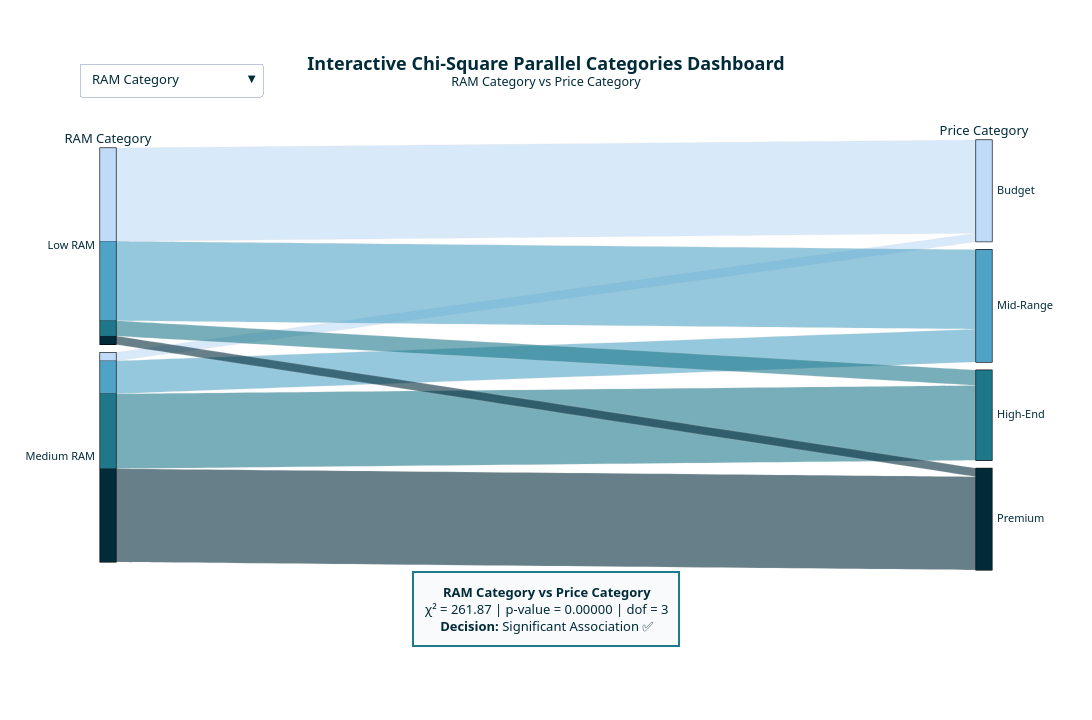

The notebook cell this image was saved under:
### Markdown cell above
The Chi-Square Test of Independence is used to determine whether two categorical variables are significantly associated. In this analysis, the relationship between RAM Category and Storage Category is examined to understand whether smartphone manufacturers tend to pair specific RAM configurations with particular storage capacities.

### Code cell
chi_df = df.copy()

def num(col):
    return pd.to_numeric(
        chi_df[col].astype(str).str.extract(r"(\d+\.?\d*)")[0],
        errors="coerce"
    )

chi_df["Price_Category"] = pd.qcut(
    num("Price"),
    q=4,
    labels=["Budget","Mid-Range","High-End","Premium"]
)

chi_df["RAM_Category"] = pd.cut(
    num("RAM"),
    bins=[0,4,8,12,20],
    labels=["Low RAM","Medium RAM","High RAM","Flagship RAM"]
)

chi_df["Storage_Category"] = pd.cut(
    num("Memory"),
    bins=[0,64,128,256,1024],
    labels=["Low Storage","Medium Storage","High Storage","Ultra Storage"]
)

chi_df["Battery_Category"] = pd.cut(
    num("Battery_"),
    bins=[0,4000,5000,6000,10000],
    labels=["Low Battery","Standard Battery","High Battery","Ultra Battery"]
)

chi_df["Rear_Camera_Category"] = pd.cut(
    num("Rear Camera"),
    bins=[0,13,48,64,200],
    labels=["Basic Rear","Standard Rear","Advanced Rear","Premium Rear"]
)

chi_df["Front_Camera_Category"] = pd.cut(
    num("Front Camera"),
    bins=[0,8,16,32,100],
    labels=["Basic Front","Standard Front","Advanced Front","Premium Front"]
)

if "Colour_Group" not in chi_df.columns:
    def group_color(x):
        x = str(x).lower()
        if "black" in x: return "Black"
        elif "blue" in x: return "Blue"
        elif "green" in x: return "Green"
        elif "white" in x: return "White"
        elif "grey" in x or "gray" in x: return "Grey"
        elif "gold" in x: return "Gold"
        elif "purple" in x: return "Purple"
        elif "silver" in x: return "Silver"
        elif "red" in x: return "Red"
        else: return "Other"
    chi_df["Colour_Group"] = chi_df["Colour"].apply(group_color)

def processor_family(x):
    x = str(x).lower()
    if "ios" in x: return "IOS"
    elif "snapdragon" in x or "qualcomm" in x: return "Snapdragon"
    elif "dimensity" in x: return "Dimensity"
    elif "helio" in x: return "Helio"
    elif "exynos" in x: return "Exynos"
    elif "unisoc" in x or "spreadtrum" in x: return "Unisoc / Spreadtrum"
    elif "mediatek" in x: return "MediaTek"
    else: return "Other"

chi_df["Processor_Family"] = chi_df["Processor_"].apply(processor_family)

features = {
    "RAM Category": "RAM_Category",
    "Storage Category": "Storage_Category",
    "Battery Category": "Battery_Category",
    "Rear Camera Category": "Rear_Camera_Category",
    "Front Camera Category": "Front_Camera_Category",
    "Processor Family": "Processor_Family",
    "Color Group": "Colour_Group"
}

price_codes = chi_df["Price_Category"].cat.codes

fig = go.Figure()
buttons = []
annotations = []

for i, (name, col) in enumerate(features.items()):
    temp = chi_df[[col, "Price_Category"]].dropna()

    table = pd.crosstab(temp[col], temp["Price_Category"])
    chi2, p, dof, expected = chi2_contingency(table)

    decision = "Significant Association ✅" if p < 0.05 else "No Significant Association ❌"

    fig.add_trace(go.Parcats(
        dimensions=[
            dict(label=name, values=temp[col].astype(str)),
            dict(label="Price Category", values=temp["Price_Category"].astype(str))
        ],
        line=dict(
            color=temp["Price_Category"].astype("category").cat.codes,
            colorscale=[
                [0.00, "#BFDBF7"],
                [0.33, "#4FA3C8"],
                [0.66, "#1F7A8C"],
                [1.00, "#022B3A"]
            ],
            showscale=False
        ),
        arrangement="freeform",
        visible=(i == 0)
    ))

    annotations.append(dict(
        text=f"<b>{name} vs Price Category</b><br>χ² = {chi2:.2f} | p-value = {p:.5f} | dof = {dof}<br><b>Decision:</b> {decision}",
        x=0.5,
        y=-0.18,
        xref="paper",
        yref="paper",
        showarrow=False,
        align="center",
        font=dict(size=13, color="#022B3A"),
        bgcolor="#F8FAFC",
        bordercolor="#1F7A8C",
        borderwidth=2,
        borderpad=10
    ))

for i, name in enumerate(features.keys()):
    visible = [False] * len(features)
    visible[i] = True

    buttons.append(dict(
        label=name,
        method="update",
        args=[
            {"visible": visible},
            {
                "title": {
                    "text": f"<b>Interactive Chi-Square Parallel Categories Dashboard</b><br><sup>{name} vs Price Category</sup>",
                    "x": 0.5
                },
                "annotations": [annotations[i]]
            }
        ]
    ))

fig.update_layout(
    title=dict(
        text="<b>Interactive Chi-Square Parallel Categories Dashboard</b><br><sup>RAM Category vs Price Category</sup>",
        x=0.5
    ),
    updatemenus=[dict(
        buttons=buttons,
        direction="down",
        showactive=True,
        x=0.02,
        y=1.18,
        xanchor="left",
        yanchor="top"
    )],
    annotations=[annotations[0]],
    width=1150,
    height=720,
    margin=dict(t=140, b=150, l=60, r=60),
    paper_bgcolor="white",
    font=dict(family="Segoe UI", size=13, color="#022B3A")
)

fig.show()

### Figure 1 — Plotly figure (JSON) as saved in the notebook; plotly's stock layout.template omitted (floating-point values rounded to 4 significant figures; data arrays with more than 128 entries replaced by an {"elided": "..."} marker saying what was removed)
{"data": [{"arrangement": "freeform", "dimensions": [{"label": "RAM Category", "values": {"elided": "531 str values"}}, {"label": "Price Category", "values": {"elided": "531 str values"}}], "line": {"color": {"elided": "531 int values"}, "colorscale": [[0, "#BFDBF7"], [0.33, "#4FA3C8"], [0.66, "#1F7A8C"], [1, "#022B3A"]], "showscale": false}, "type": "parcats", "visible": true}, {"arrangement": "freeform", "dimensions": [{"label": "Storage Category", "values": {"elided": "531 str values"}}, {"label": "Price Category", "values": {"elided": "531 str values"}}], "line": {"color": {"elided": "531 int values"}, "colorscale": [[0, "#BFDBF7"], [0.33, "#4FA3C8"], [0.66, "#1F7A8C"], [1, "#022B3A"]], "showscale": false}, "type": "parcats", "visible": false}, {"arrangement": "freeform", "dimensions": [{"label": "Battery Category", "values": {"elided": "531 str values"}}, {"label": "Price Category", "values": {"elided": "531 str values"}}], "line": {"color": {"elided": "531 int values"}, "colorscale": [[0, "#BFDBF7"], [0.33, "#4FA3C8"], [0.66, "#1F7A8C"], [1, "#022B3A"]], "showscale": false}, "type": "parcats", "visible": false}, {"arrangement": "freeform", "dimensions": [{"label": "Rear Camera Category", "values": {"elided": "522 str values"}}, {"label": "Price Category", "values": {"elided": "522 str values"}}], "line": {"color": {"elided": "522 int values"}, "colorscale": [[0, "#BFDBF7"], [0.33, "#4FA3C8"], [0.66, "#1F7A8C"], [1, "#022B3A"]], "showscale": false}, "type": "parcats", "visible": false}, {"arrangement": "freeform", "dimensions": [{"label": "Front Camera Category", "values": {"elided": "516 str values"}}, {"label": "Price Category", "values": {"elided": "516 str values"}}], "line": {"color": {"elided": "516 int values"}, "colorscale": [[0, "#BFDBF7"], [0.33, "#4FA3C8"], [0.66, "#1F7A8C"], [1, "#022B3A"]], "showscale": false}, "type": "parcats", "visible": false}, {"arrangement": "freeform", "dimensions": [{"label": "Processor Family", "values": {"elided": "531 str values"}}, {"label": "Price Category", "values": {"elided": "531 str values"}}], "line": {"color": {"elided": "531 int values"}, "colorscale": [[0, "#BFDBF7"], [0.33, "#4FA3C8"], [0.66, "#1F7A8C"], [1, "#022B3A"]], "showscale": false}, "type": "parcats", "visible": false}, {"arrangement": "freeform", "dimensions": [{"label": "Color Group", "values": {"elided": "531 str values"}}, {"label": "Price Category", "values": {"elided": "531 str values"}}], "line": {"color": {"elided": "531 int values"}, "colorscale": [[0, "#BFDBF7"], [0.33, "#4FA3C8"], [0.66, "#1F7A8C"], [1, "#022B3A"]], "showscale": false}, "type": "parcats", "visible": false}], "layout": {"annotations": [{"align": "center", "bgcolor": "#F8FAFC", "bordercolor": "#1F7A8C", "borderpad": 10, "borderwidth": 2, "font": {"color": "#022B3A", "size": 13}, "showarrow": false, "text": "<b>RAM Category vs Price Category</b><br>χ² = 261.87 | p-value = 0.00000 | dof = 3<br><b>Decision:</b> Significant Association ✅", "x": 0.5, "xref": "paper", "y": -0.18, "yref": "paper"}], "font": {"color": "#022B3A", "family": "Segoe UI", "size": 13}, "height": 720, "margin": {"b": 150, "l": 60, "r": 60, "t": 140}, "paper_bgcolor": "white", "title": {"text": "<b>Interactive Chi-Square Parallel Categories Dashboard</b><br><sup>RAM Category vs Price Category</sup>", "x": 0.5}, "updatemenus": [{"buttons": [{"args": [{"visible": [true, false, false, false, false, false, false]}, {"annotations": [{"align": "center", "bgcolor": "#F8FAFC", "bordercolor": "#1F7A8C", "borderpad": 10, "borderwidth": 2, "font": {"color": "#022B3A", "size": 13}, "showarrow": false, "text": "<b>RAM Category vs Price Category</b><br>χ² = 261.87 | p-value = 0.00000 | dof = 3<br><b>Decision:</b> Significant Association ✅", "x": 0.5, "xref": "paper", "y": -0.18, "yref": "paper"}], "title": {"text": "<b>Interactive Chi-Square Parallel Categories Dashboard</b><br><sup>RAM Category vs Price Category</sup>", "x": 0.5}}], "label": "RAM Category", "method": "update"}, {"args": [{"visible": [false, true, false, false, false, false, false]}, {"annotations": [{"align": "center", "bgcolor": "#F8FAFC", "bordercolor": "#1F7A8C", "borderpad": 10, "borderwidth": 2, "font": {"color": "#022B3A", "size": 13}, "showarrow": false, "text": "<b>Storage Category vs Price Category</b><br>χ² = 321.91 | p-value = 0.00000 | dof = 6<br><b>Decision:</b> Significant Association ✅", "x": 0.5, "xref": "paper", "y": -0.18, "yref": "paper"}], "title": {"text": "<b>Interactive Chi-Square Parallel Categories Dashboard</b><br><sup>Storage Category vs Price Category</sup>", "x": 0.5}}], "label": "Storage Category", "method": "update"}, {"args": [{"visible": [false, false, true, false, false, false, false]}, {"annotations": [{"align": "center", "bgcolor": "#F8FAFC", "bordercolor": "#1F7A8C", "borderpad": 10, "borderwidth": 2, "font": {"color": "#022B3A", "size": 13}, "showarrow": false, "text": "<b>Battery Category vs Price Category</b><br>χ² = 57.49 | p-value = 0.00000 | dof = 9<br><b>Decision:</b> Significant Association ✅", "x": 0.5, "xref": "paper", "y": -0.18, "yref": "paper"}], "title": {"text": "<b>Interactive Chi-Square Parallel Categories Dashboard</b><br><sup>Battery Category vs Price Category</sup>", "x": 0.5}}], "label": "Battery Category", "method": "update"}, {"args": [{"visible": [false, false, false, true, false, false, false]}, {"annotations": [{"align": "center", "bgcolor": "#F8FAFC", "bordercolor": "#1F7A8C", "borderpad": 10, "borderwidth": 2, "font": {"color": "#022B3A", "size": 13}, "showarrow": false, "text": "<b>Rear Camera Category vs Price Category</b><br>χ² = 300.37 | p-value = 0.00000 | dof = 9<br><b>Decision:</b> Significant Association ✅", "x": 0.5, "xref": "paper", "y": -0.18, "yref": "paper"}], "title": {"text": "<b>Interactive Chi-Square Parallel Categories Dashboard</b><br><sup>Rear Camera Category vs Price Category</sup>", "x": 0.5}}], "label": "Rear Camera Category", "method": "update"}, {"args": [{"visible": [false, false, false, false, true, false, false]}, {"annotations": [{"align": "center", "bgcolor": "#F8FAFC", "bordercolor": "#1F7A8C", "borderpad": 10, "borderwidth": 2, "font": {"color": "#022B3A", "size": 13}, "showarrow": false, "text": "<b>Front Camera Category vs Price Category</b><br>χ² = 318.67 | p-value = 0.00000 | dof = 9<br><b>Decision:</b> Significant Association ✅", "x": 0.5, "xref": "paper", "y": -0.18, "yref": "paper"}], "title": {"text": "<b>Interactive Chi-Square Parallel Categories Dashboard</b><br><sup>Front Camera Category vs Price Category</sup>", "x": 0.5}}], "label": "Front Camera Category", "method": "update"}, {"args": [{"visible": [false, false, false, false, false, true, false]}, {"annotations": [{"align": "center", "bgcolor": "#F8FAFC", "bordercolor": "#1F7A8C", "borderpad": 10, "borderwidth": 2, "font": {"color": "#022B3A", "size": 13}, "showarrow": false, "text": "<b>Processor Family vs Price Category</b><br>χ² = 395.81 | p-value = 0.00000 | dof = 21<br><b>Decision:</b> Significant Association ✅", "x": 0.5, "xref": "paper", "y": -0.18, "yref": "paper"}], "title": {"text": "<b>Interactive Chi-Square Parallel Categories Dashboard</b><br><sup>Processor Family vs Price Category</sup>", "x": 0.5}}], "label": "Processor Family", "method": "update"}, {"args": [{"visible": [false, false, false, false, false, false, true]}, {"annotations": [{"align": "center", "bgcolor": "#F8FAFC", "bordercolor": "#1F7A8C", "borderpad": 10, "borderwidth": 2, "font": {"color": "#022B3A", "size": 13}, "showarrow": false, "text": "<b>Color Group vs Price Category</b><br>χ² = 54.07 | p-value = 0.05489 | dof = 39<br><b>Decision:</b> No Significant Association ❌", "x": 0.5, "xref": "paper", "y": -0.18, "yref": "paper"}], "title": {"text": "<b>Interactive Chi-Square Parallel Categories Dashboard</b><br><sup>Color Group vs Price Category</sup>", "x": 0.5}}], "label": "Color Group", "method": "update"}], "direction": "down", "showactive": true, "x": 0.02, "xanchor": "left", "y": 1.18, "yanchor": "top"}], "width": 1150}}
